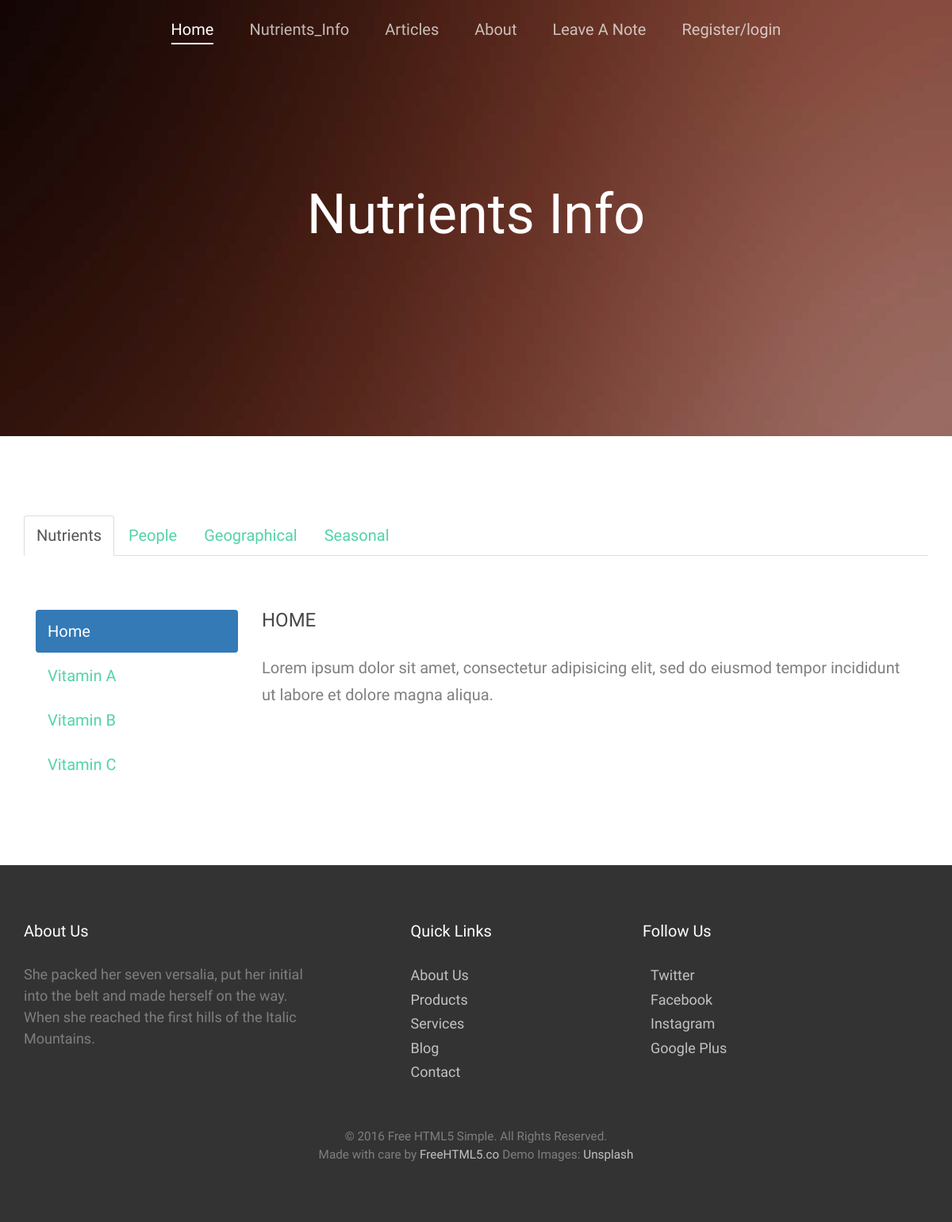
The app's page /info/ with its own data.
### nutrients_info/models.py (models this page shows, shortened)
class Nutrient(models.Model):
    name = models.CharField(max_length=100)
    avg_intake = models.CharField(max_length=1000)

### nutrients_info/views.py (the view)
# urls.py: url(r'^info/', include('nutrients_info.urls')),
def info(request):
    nutrients = Nutrient.objects.all()
    diseases = Disease.objects.all()
    foods = Food.objects.all()
    seasons = Season.objects.all()
    peoples = People.objects.all()
    geographicals = Geographical.objects.all()
    return render(request, 'nutrients_info.html', {'nutrients': nutrients,
                                                   'diseases': diseases,
                                                   'foods': foods,
                                                   'seasons': seasons,
                                                   'peoples': peoples,
                                                   'geographicals': geographicals
                                                   })

### nutrients_info/templates/nutrients_info.html (shortened to what this page needs)
{% extends 'base.html' %}
{% block body %}
  <div class="fh5co-hero"
       style="background-image: url(images/hero_2.jpg);"
       data-stellar-background-ratio="0.5">
    <div class="overlay"></div>
    <div class="container">
      <div class="row">
        <div
            class="col-md-8 col-md-offset-2 col-sm-12 col-sm-offset-0 col-xs-12 col-xs-offset-0 text-center fh5co-table">
          <div class="fh5co-intro fh5co-table-cell">
            <h1 class="text-center">Nutrients Info</h1>
          </div>
        </div>
      </div>
    </div>
  </div>
  <div class="fh5co-section">
    <div class="container">
      <ul class="nav nav-tabs">
        <li class="active"><a data-toggle="tab" href="#nutrients">Nutrients</a>
        </li>
        <li><a data-toggle="tab" href="#people">People</a></li>
        <li><a data-toggle="tab" href="#geographical">Geographical</a></li>
        <li><a data-toggle="tab" href="#seasonal">Seasonal</a></li>
      </ul>
      <div class="tab-content">
        <div id="nutrients" class="tab-pane fade in active">
          <br><br>
          <div class="container-fluid">
            <div class="row">
              <div class="col-md-3">
                <ul class="nav nav-pills nav-stacked">
                  <li class="active"><a data-toggle="pill"
                                        href="#home">Home</a>
                  </li>
                  {% for nutrient in nutrients %}
                    <li><a data-toggle="pill"
                           href="#{{ nutrient.id }}">{{ nutrient.name }}</a>
                    </li>
                  {% endfor %}
                </ul>
              </div>
              <div class="col-md-9">
                <div class="tab-content">
                  <div id="home" class="tab-pane fade in active">
                    <h3>HOME</h3>
                    <p>Lorem ipsum dolor sit amet, consectetur adipisicing
                      elit, sed
                      do eiusmod tempor incididunt ut labore et dolore magna
                      aliqua.</p>
                  </div>
                </div>
              </div>
              <div class="clearfix visible-lg"></div>
            </div>
          </div>
        </div>
      </div>
    </div>
  </div>
{% endblock %}

### static/css/style.css (style rules this page uses)
body { font-family: "Work Sans", Arial, sans-serif; font-weight: 300; font-size: 20px; line-height: 1.7; color: #777777; color: #7f7f7f; background: #fff; height: 100%; position: relative; }
a { color: #52d3aa; -webkit-transition: 0.5s; -o-transition: 0.5s; transition: 0.5s; }
p { margin-bottom: 1.5em; }
h1, h2, h3, h4, h5, h6 { color: rgba(72, 72, 72, 1); font-family: "Work Sans", Arial, sans-serif; font-weight: 300; margin: 0 0 30px 0; }
.fh5co-table, .fh5co-table-cell, .fh5co-hero, .fh5co-parallax { height: 550px; }
.fh5co-hero, .fh5co-parallax { background-color: #555; background-attachment: fixed; background-size: cover; position: relative; }
.fh5co-hero .overlay, .fh5co-parallax .overlay { position: absolute; top: 0; left: 0; right: 0; bottom: 0; background: black; opacity: .2; }
.fh5co-hero .fh5co-intro h1, .fh5co-parallax .fh5co-intro h1 { color: #fff; font-size: 70px; font-weight: 300; margin-bottom: 10px; }
.fh5co-table { display: table; }
.fh5co-table-cell { display: table-cell; vertical-align: middle; }
.fh5co-section { padding: 5em 0; }

### records on screen
Nutrient: name "Vitamin A"
Nutrient: name "Vitamin B"
Nutrient: name "Vitamin C"
